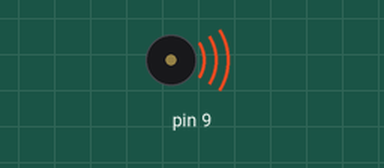
This sketch was run on a simulated Arduino Uno, built with avr-gcc and run on an emulated ATmega328P. Parts: buzzer (waves = sounding).

Above: at 0.5 s.
At 5.0 s:
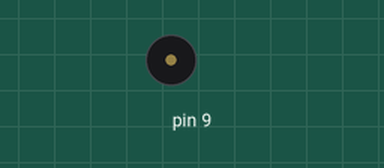
Timing chart, 0 to 6.9 s (numbered marks = the images above):
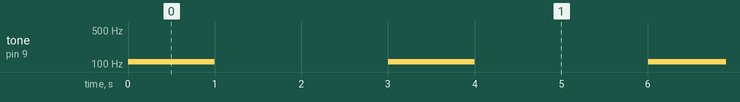

Measured:
- by itself, tone on pin 9: alternates 110 Hz for 1.0 s and silent for 2.0 s

The sketch:

Speaker-Experiment.ino
```cpp
void setup() {
  // put your setup code here, to run once:

}

void loop() {
  // put your main code here, to run repeatedly:
  tone(9, 110); // Makes the device connected to this pin attempt to play sound of a specific frequency
  delay(1000);
  noTone(9); // Ceases the output from the earlier tone function in this specific pin
  delay(2000);
}
```
